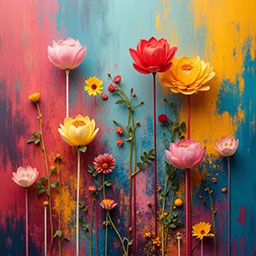
#> input picture pic/test/color256.jpg, 256 x 256 px
$ python hw2.py
#> lines starting #> are read from the running program, lines starting #| are printed output that depends on the picture
#> further down, image is the input picture: shape (256, 256, 3); mean B, G, R 87, 101.8, 138.5
import numpy as np
import cv2
from numpy.linalg import LinAlgError

def resize_nearest(image, scale):
    """
    Nearest neighbor interpolation
    """
#> called with scale = 4
    h, w = image.shape[:2]
#> h = 256; w = 256
    new_h, new_w = int(h*scale), int(w*scale)
#> new_h = 1024; new_w = 1024
    new_image = np.zeros((new_h, new_w, 3), dtype=np.uint8)

    # 处理每个像素
    for i in range(new_h):
        for j in range(new_w):
            # 四舍五入
            origin_i = round(i/scale)
            origin_j = round(j/scale)
            origin_i = min(origin_i, h-1)
            origin_j = min(origin_j, w-1)
            new_image[i, j] = image[origin_i, origin_j]
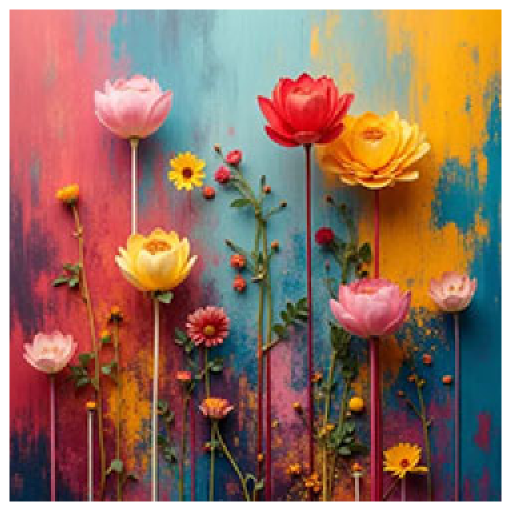
#> new_image: shape (1024, 1024, 3) (shown at 1/2 size); mean B, G, R 99.2, 113.7, 148.8
    return new_image

def resize_bilinear(image, scale):
    """
    Bilinear interpolation
    """
#> called with scale = 4
    h, w = image.shape[:2]
#> h = 256; w = 256
    new_h, new_w = int(h*scale), int(w*scale)
#> new_h = 1024; new_w = 1024

    row_indices = np.arange(new_h).reshape(-1, 1).repeat(new_w, axis=1) / scale
    col_indices = np.arange(new_w).reshape(1, -1).repeat(new_h, axis=0) / scale

    # 计算原图像中四角坐标
    x1 = np.floor(row_indices).astype(int)
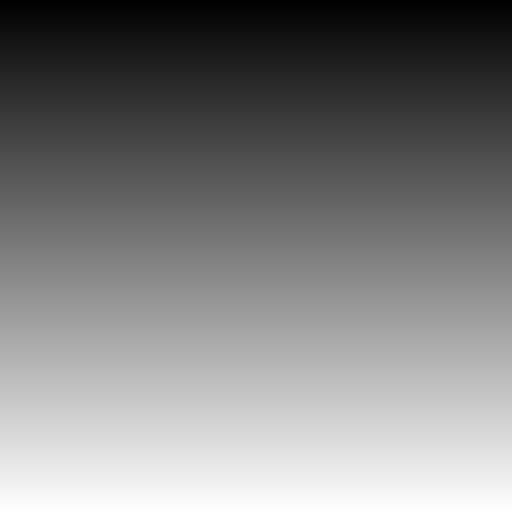
#> row_indices: shape (1024, 1024) float64 (shown at 1/2 size); min 0, max 255.8, mean 127.9; drawn with min black and max white
    y1 = np.floor(col_indices).astype(int)
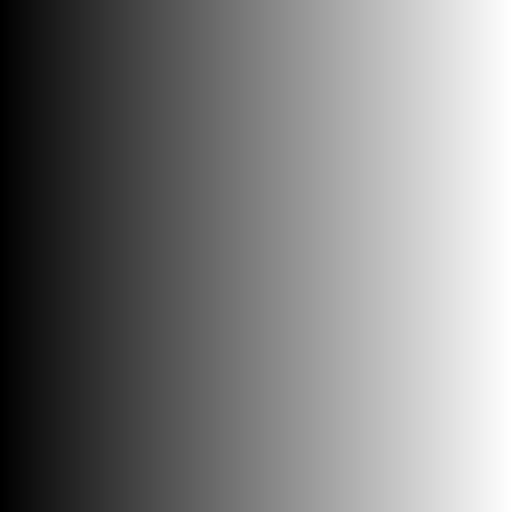
#> col_indices: shape (1024, 1024) float64 (shown at 1/2 size); min 0, max 255.8, mean 127.9; drawn with min black and max white
    x2 = np.clip(x1 + 1, 0, h - 1)
    y2 = np.clip(y1 + 1, 0, w - 1)

    u = row_indices - x1
    v = col_indices - y1

    # 将u复制为三维
    u = np.expand_dims(u, axis=-1)
    v = np.expand_dims(v, axis=-1)

    print(u.shape)
#| (1024, 1024, 1)

    new_image = (1 - u) * (1 - v) * image[x1, y1] + \
                u * (1 - v) * image[x2, y1] + \
                (1 - u) * v * image[x1, y2] + \
                u * v * image[x2, y2]

    return new_image.astype(np.uint8)

def resize_bicubic(image, scale):
    """
    Bicubic interpolation
    """
#> called with scale = 4

    h, w = image.shape[:2]
#> h = 256; w = 256
    new_h, new_w = int(h*scale), int(w*scale)
#> new_h = 1024; new_w = 1024
    new_image = np.zeros((new_h, new_w, 3), dtype=np.uint8)

    def cubic(p:list, x):
        """
        Cubic interpolation
        """
        p = p.astype(np.float32)
        a = p[..., 1, :]
        b = (p[..., 2, :] - p[..., 0, :]) / 2
        c = p[..., 0, :] + 2 * p[..., 2, :] - (5 * p[..., 1, :] + p[..., 3, :]) / 2
        d = (-p[..., 0, :] + 3 * p[..., 1, :] - 3 * p[..., 2, :] + p[..., 3, :]) / 2
        return a + b * x + c * x ** 2 + d * x ** 3

    # 从0到h-1生成new_h个均匀间隔的数
    x_new = np.linspace(0, h-1, new_h)
#> x_new = 1024 values from 0 to 255
    y_new = np.linspace(0, w-1, new_w)
    x, y = np.meshgrid(x_new, y_new, indexing='ij')

    x0 = np.floor(x).astype(np.int32)
    y0 = np.floor(y).astype(np.int32)
    dx = x - x0
    dy = y - y0

    x_indices = np.clip(np.add.outer(x0, np.arange(-1, 3)), 0, h-1)
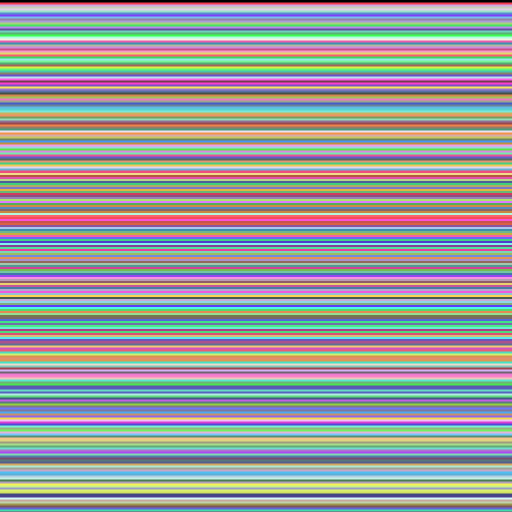
#> x0: shape (1024, 1024) int32 (shown at 1/2 size); 256 distinct labels, from 0 to 255; one colour per label, 0 black
    y_indices = np.clip(np.add.outer(y0, np.arange(-1, 3)), 0, w-1)

    print(x_indices.shape, y_indices.shape)
#| (1024, 1024, 4) (1024, 1024, 4)

    # 生成patch 4*4*3的像素块
    patch = image[x_indices[:, :, :, None], y_indices[:, :, None, :], :]

    print(patch.shape)
#| (1024, 1024, 4, 4, 3)

    col = np.zeros((new_h, new_w, 4, 3), dtype=np.float32)
    for m in range(4):
        print(patch[:, :, m, :, :].shape)
        # 横向插值
        col[:, :, m, :] = cubic(patch[:, :, m, :, :], dy[:, :, None])

    # 纵向插值
    new_image = np.clip(cubic(col, dx[:, :, None]), 0, 255)
#> in cubic (call 5), `d = (-p[..., 0, :] + 3 * p[..., 1, :] - 3 * p[..., 2, :] + p[..., 3, :..`:
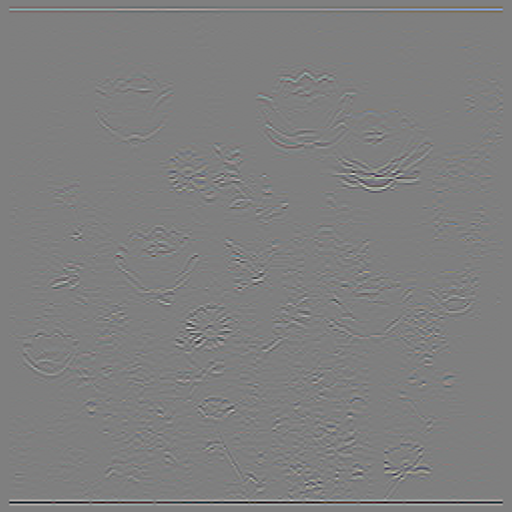
#> d: shape (1024, 1024, 3) float32 (shown at 1/2 size); mean of channels 0, 1, 2 0, 0, 0; drawn with min black and max white
#> in cubic (call 5), `return a + b * x + c * x ** 2 + d * x ** 3`:
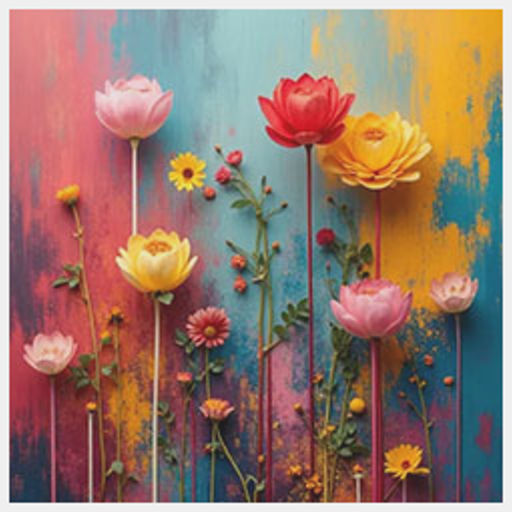
#> returned value: shape (1024, 1024, 3) float64 (shown at 1/2 size); mean of channels 0, 1, 2 98.3, 112.9, 148.3; drawn with min black and max white

    return new_image.astype(np.uint8)

def get_rotation_matrix(angle):
    angle = np.deg2rad(angle)
    return np.array([[np.cos(angle), -np.sin(angle), 0], [np.sin(angle), np.cos(angle), 0], [0, 0, 1]])

def get_translation_matrix(tx, ty):
    return np.array([[1, 0, tx], [0, 1, ty], [0, 0, 1]])

def get_shear_matrix(kx,ky):
    return np.array([[1, kx, 0], [ky, 1, 0], [0, 0, 1]])

# [65 lines left out: function apply_transform, not called in this run]


if __name__ == '__main__':
    image = cv2.imread('../pic/test/color256.jpg')
    image = cv2.resize(image, (256, 256))
    # 绘制图像边框
    image[:5, :, :] = 255
    image[-5:, :, :] = 255
    image[:, :5, :] = 255
    image[:, -5:, :] = 255
    cv2.imshow('original', image)
    # cv2.imshow('nearest', resize_nearest(image, 2))
    nearest = resize_nearest(image, 4)
    bilinear = resize_bilinear(image, 4)
    bicubic = resize_bicubic(image, 4)

    cv2.imwrite('../assest/hw2/color256_nearest.jpg', nearest)
    cv2.imwrite('../assest/hw2/color256_bilinear.jpg', bilinear)
    cv2.imwrite('../assest/hw2/color256_bicubic.jpg', bicubic)

    nearest_cv2 = cv2.resize(image, None, fx=4, fy=4, interpolation=cv2.INTER_NEAREST)
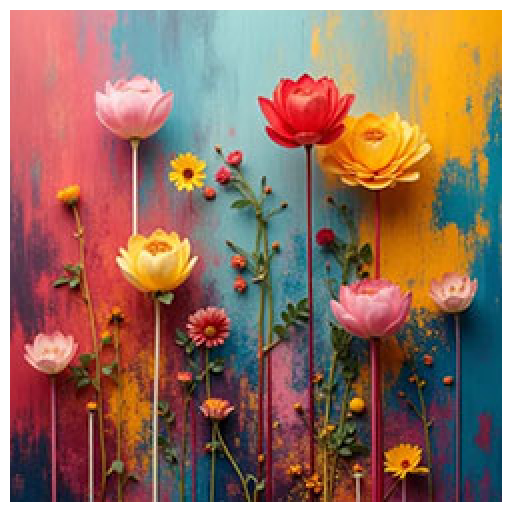
#> nearest_cv2: shape (1024, 1024, 3) (shown at 1/2 size); mean B, G, R 99.3, 113.8, 148.9
    bilinear_cv2 = cv2.resize(image, None, fx=4, fy=4, interpolation=cv2.INTER_LINEAR)
    bicubic_cv2 = cv2.resize(image, None, fx=4, fy=4, interpolation=cv2.INTER_CUBIC)

    cv2.imwrite('../assest/hw2/color256_nearest_cv2.jpg', nearest_cv2)
    cv2.imwrite('../assest/hw2/color256_bilinear_cv2.jpg', bilinear_cv2)
    cv2.imwrite('../assest/hw2/color256_bicubic_cv2.jpg', bicubic_cv2)

    # [14 lines of commented-out code are left out]
    cv2.waitKey(0)
    cv2.destroyAllWindows()

$ run again, with pic/test/DCT219.jpg copied over pic/test/color256.jpg
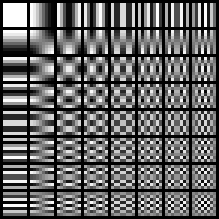
#> input picture pic/test/DCT219.jpg, 219 x 219 px
#> image is the input picture: shape (219, 219, 3); min 0, max 255, mean 99.9
#> after the loop in resize_nearest, `for i in range(new_h):`:
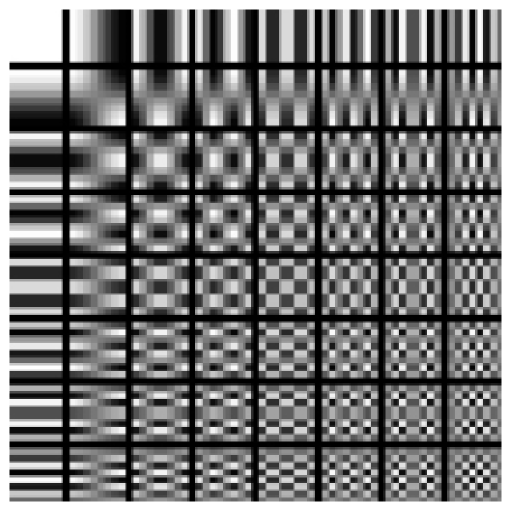
#> new_image: shape (1024, 1024, 3) (shown at 1/2 size); min 0, max 255, mean 116.6
#| (1024, 1024, 1)
#> x0: shape (1024, 1024) int32; 256 distinct labels, from 0 to 255
#| (1024, 1024, 4) (1024, 1024, 4)
#| (1024, 1024, 4, 4, 3)
#> `nearest_cv2 = cv2.resize(image, None, fx=4, fy=4, interpolation=cv2.IN..`:
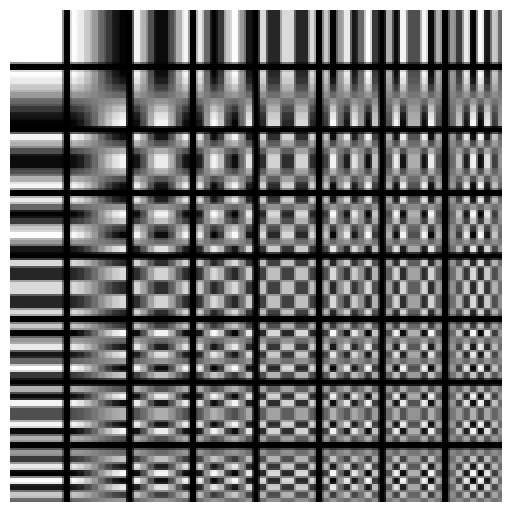
#> nearest_cv2: shape (1024, 1024, 3) (shown at 1/2 size); min 0, max 255, mean 116.6

$ run again, with pic/test/DCT438.jpg copied over pic/test/color256.jpg
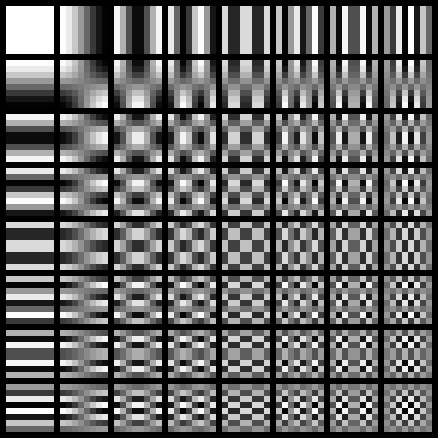
#> input picture pic/test/DCT438.jpg, 438 x 438 px
#> image is the input picture: shape (438, 438, 3); min 0, max 255, mean 99.9
#> after the loop in resize_nearest, `for i in range(new_h):`:
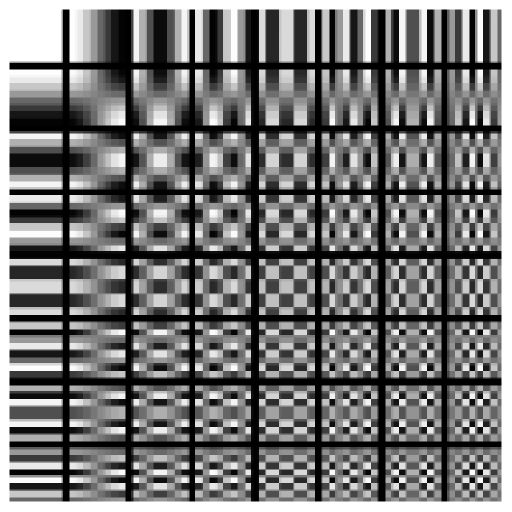
#> new_image: shape (1024, 1024, 3) (shown at 1/2 size); min 0, max 255, mean 117
#| (1024, 1024, 1)
#> x0: shape (1024, 1024) int32; 256 distinct labels, from 0 to 255
#| (1024, 1024, 4) (1024, 1024, 4)
#| (1024, 1024, 4, 4, 3)
#> `nearest_cv2 = cv2.resize(image, None, fx=4, fy=4, interpolation=cv2.IN..`:
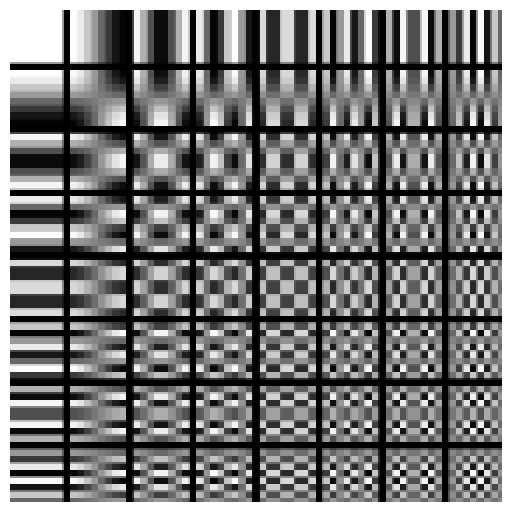
#> nearest_cv2: shape (1024, 1024, 3) (shown at 1/2 size); min 0, max 255, mean 116.9
